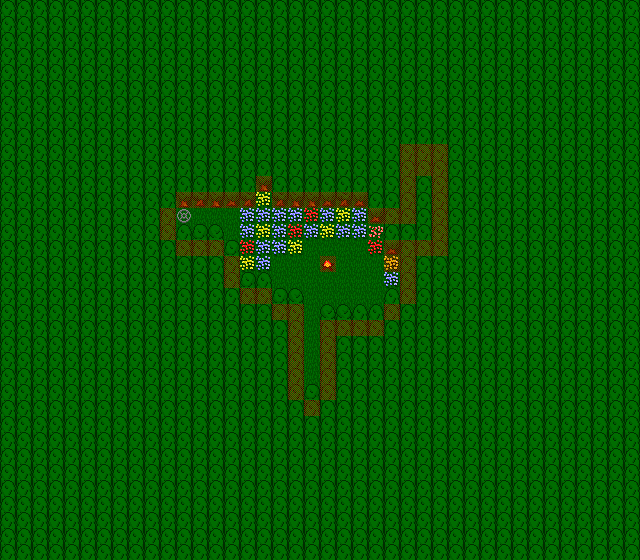

Below is a game level as drawn by its tile map, then a one-line description and the .tmx that defines it (tile-layer data replaced by summaries):
An orthogonal 40x35 tile map with 16x16 px tiles, 5 tile layers (map, bmap, fmap, shadows, ...), 4 tilesets and 21 objects (8x entity, 6x zone, 6x marker, bounds).

<map version="1.10" tiledversion="1.10.2" orientation="orthogonal" renderorder="right-down" width="40" height="35" tilewidth="16" tileheight="16" infinite="0" backgroundcolor="#0e0e0e" nextlayerid="10" nextobjectid="22">
 <properties>
  <property name="can_save" value="0" />
  <property name="can_warp" value="0" />
  <property name="map_mode" value="0" />
  <property name="map_no" value="7" />
  <property name="pdiv" value="0" />
  <property name="pmult" value="0" />
  <property name="song_file" value="town.mod" />
  <property name="stx" value="19" />
  <property name="sty" value="23" />
  <property name="tileset" value="1" />
  <property name="use_sstone" value="1" />
  <property name="warpx" value="19" />
  <property name="warpy" value="23" />
  <property name="zero_zone" value="0" />
 </properties>
 <tileset firstgid="1" source="newtown.tsx" />
 <tileset firstgid="801" source="entities.tsx" />
 <tileset firstgid="1773" source="misc.tsx" />
 <tileset firstgid="2073" source="obstacles.tsx" />
 <layer id="1" name="map" width="40" height="35">
  <data>[1400 cells, 1400 non-empty, 12 distinct tile ids]</data>
 </layer>
 <layer id="2" name="bmap" width="40" height="35">
  <data>[1400 cells, 1 non-empty, 1 distinct tile ids]</data>
 </layer>
 <objectgroup color="#ff00ff" id="3" name="entities">
  <object id="1" name="Entity 0" type="entity" gid="957" x="336" y="256" width="16" height="16">
   <properties>
    <property name="active" value="1" />
    <property name="atype" value="1" />
    <property name="chasing" value="0" />
    <property name="chrx" value="13" />
    <property name="cmd" value="0" />
    <property name="cmdnum" value="0" />
    <property name="delay" value="50" />
    <property name="delayctr" value="0" />
    <property name="eid" value="255" />
    <property name="facehero" value="0" />
    <property name="facing" value="2" />
    <property name="framectr" value="0" />
    <property name="movcnt" value="0" />
    <property name="movemode" value="0" />
    <property name="moving" value="0" />
    <property name="obsmode" value="1" />
    <property name="scount" value="0" />
    <property name="script" value="00" />
    <property name="sidx" value="0" />
    <property name="snapback" value="0" />
    <property name="speed" value="3" />
    <property name="transl" value="0" />
   </properties>
  </object>
  <object id="2" name="Entity 1" type="entity" gid="801" x="160" y="160" width="16" height="16">
   <properties>
    <property name="active" value="0" />
    <property name="atype" value="0" />
    <property name="chasing" value="0" />
    <property name="chrx" value="0" />
    <property name="cmd" value="0" />
    <property name="cmdnum" value="0" />
    <property name="delay" value="50" />
    <property name="delayctr" value="0" />
    <property name="eid" value="255" />
    <property name="facehero" value="0" />
    <property name="facing" value="0" />
    <property name="framectr" value="0" />
    <property name="movcnt" value="0" />
    <property name="movemode" value="1" />
    <property name="moving" value="0" />
    <property name="obsmode" value="1" />
    <property name="scount" value="0" />
    <property name="script" value="00" />
    <property name="sidx" value="0" />
    <property name="snapback" value="0" />
    <property name="speed" value="3" />
    <property name="transl" value="0" />
   </properties>
  </object>
  <object id="3" name="Entity 2" type="entity" gid="933" x="160" y="160" width="16" height="16">
   <properties>
    <property name="active" value="0" />
    <property name="atype" value="0" />
    <property name="chasing" value="0" />
    <property name="chrx" value="11" />
    <property name="cmd" value="0" />
    <property name="cmdnum" value="0" />
    <property name="delay" value="25" />
    <property name="delayctr" value="0" />
    <property name="eid" value="255" />
    <property name="facehero" value="0" />
    <property name="facing" value="0" />
    <property name="framectr" value="0" />
    <property name="movcnt" value="0" />
    <property name="movemode" value="1" />
    <property name="moving" value="0" />
    <property name="obsmode" value="1" />
    <property name="scount" value="0" />
    <property name="script" value="00" />
    <property name="sidx" value="0" />
    <property name="snapback" value="0" />
    <property name="speed" value="4" />
    <property name="transl" value="0" />
   </properties>
  </object>
  <object id="4" name="Entity 3" type="entity" gid="993" x="160" y="160" width="16" height="16">
   <properties>
    <property name="active" value="0" />
    <property name="atype" value="0" />
    <property name="chasing" value="0" />
    <property name="chrx" value="16" />
    <property name="cmd" value="0" />
    <property name="cmdnum" value="0" />
    <property name="delay" value="50" />
    <property name="delayctr" value="0" />
    <property name="eid" value="255" />
    <property name="facehero" value="0" />
    <property name="facing" value="0" />
    <property name="framectr" value="0" />
    <property name="movcnt" value="0" />
    <property name="movemode" value="0" />
    <property name="moving" value="0" />
    <property name="obsmode" value="1" />
    <property name="scount" value="0" />
    <property name="script" value="00" />
    <property name="sidx" value="0" />
    <property name="snapback" value="0" />
    <property name="speed" value="3" />
    <property name="transl" value="0" />
   </properties>
  </object>
  <object id="5" name="Entity 4" type="entity" gid="813" x="160" y="160" width="16" height="16">
   <properties>
    <property name="active" value="0" />
    <property name="atype" value="0" />
    <property name="chasing" value="0" />
    <property name="chrx" value="1" />
    <property name="cmd" value="0" />
    <property name="cmdnum" value="0" />
    <property name="delay" value="25" />
    <property name="delayctr" value="0" />
    <property name="eid" value="255" />
    <property name="facehero" value="0" />
    <property name="facing" value="0" />
    <property name="framectr" value="0" />
    <property name="movcnt" value="0" />
    <property name="movemode" value="1" />
    <property name="moving" value="0" />
    <property name="obsmode" value="1" />
    <property name="scount" value="0" />
    <property name="script" value="00" />
    <property name="sidx" value="0" />
    <property name="snapback" value="0" />
    <property name="speed" value="3" />
    <property name="transl" value="0" />
   </properties>
  </object>
  </objectgroup>
 <layer id="4" name="fmap" width="40" height="35">
  <data>[1400 cells, 21 non-empty, 4 distinct tile ids]</data>
 </layer>
 <layer id="5" name="shadows" width="40" height="35" opacity="0.5">
  <data>[1400 cells, 0 non-empty, 0 distinct tile ids]</data>
 </layer>
 <layer id="6" name="obstacles" width="40" height="35" opacity="0.5">
  <data>[1400 cells, 62 non-empty, 1 distinct tile ids]</data>
 </layer>
 <objectgroup color="#008000" id="7" name="zones">
  <!-- 6 objects omitted --></objectgroup>
 <objectgroup color="#ffff00" id="8" name="markers">
  <!-- 6 objects omitted --></objectgroup>
 <objectgroup color="#0000ff" id="9" name="bounds" visible="0">
  <!-- 1 objects omitted --></objectgroup>
</map>
<!-- 16 of 21 objects omitted -->
